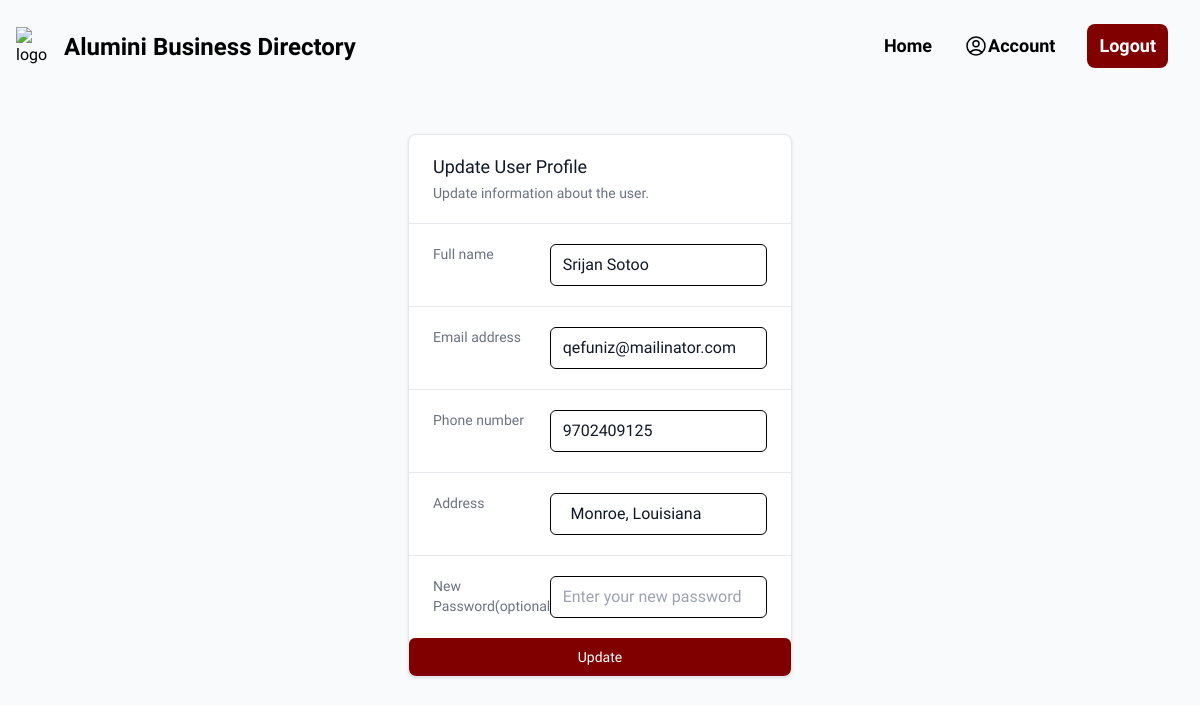
Page /edit_profile/ (signed in) on the committed database.
### users/models.py (models this page shows, shortened)
class CustomUser(AbstractBaseUser, PermissionsMixin):
    id = models.CharField(
        _("ID"), primary_key=True, max_length=22, default=shortuuid.uuid, editable=False
    )
    email = models.EmailField(_("Email Address"), unique=True)
    full_name = models.CharField(_("Full Name"), max_length=100)
    phone_number = models.CharField(
        _("Phone Number"), max_length=15, null=True, blank=True
    )
    address = models.TextField(_("Address"), null=True, blank=True)
    is_active = models.BooleanField(_("Is Active"), default=True)
    is_staff = models.BooleanField(_("Is Staff"), default=False)
    date_joined = models.DateTimeField(_("Date Joined"), default=timezone.now)
    objects = CustomUserManager()
    USERNAME_FIELD = "email"
    REQUIRED_FIELDS = ["full_name"]
    class Meta:
        verbose_name = _("User")
        verbose_name_plural = _("Users")
        ordering = ["-date_joined"]

### alumini/views.py (the view, shortened to what this page needs)
# urls.py: path("edit_profile/", edit_profile, name="edit_profile"),
@login_required(login_url="login")
def edit_profile(request):
    user = request.user
    context = {"user": user}
    return render(request, "alumini/edit_profile.html", context)

### alumini/templates/alumini/edit_profile.html (shortened to what this page needs)
{% extends "main.html" %} {% block content %}
<div
  class="bg-white overflow-hidden shadow rounded-lg border mx-auto max-w-sm my-10"
>
  <div class="px-4 py-5 sm:px-6">
    <h3 class="text-lg leading-6 font-medium text-gray-900">
      Update User Profile
    </h3>
    <p class="mt-1 max-w-2xl text-sm text-gray-500">
      Update information about the user.
    </p>
  </div>
  <div class="border-t border-gray-200 px-4 py-5 sm:p-0">
    <form action="{% url 'edit_profile' %}" method="POST">
      <dl class="sm:divide-y sm:divide-gray-200">
        <div class="py-3 sm:py-5 sm:grid sm:grid-cols-3 sm:gap-4 sm:px-6">
          <dt class="text-sm font-medium text-gray-500">Full name</dt>
          <input
            name="name"
            value="{{user.full_name}}"
            class="px-3 py-2 mt-1 text-gray-900 sm:mt-0 sm:col-span-2 border border-black rounded-md"
            placeholder="Enter your full name"
          />
        </div>
        <div class="py-3 sm:py-5 sm:grid sm:grid-cols-3 sm:gap-4 sm:px-6">
          <dt class="text-sm font-medium text-gray-500">Email address</dt>
          <input
            name="email"
            value="{{user.email}}"
            class="px-3 py-2 mt-1 text-gray-900 sm:mt-0 sm:col-span-2 border border-black rounded-md"
          />
        </div>
        <div class="py-3 sm:py-5 sm:grid sm:grid-cols-3 sm:gap-4 sm:px-6">
          <dt class="text-sm font-medium text-gray-500">Phone number</dt>
          <input
            name="phone_number"
            type="tel"
            value="{% if user.phone_number %}{{user.phone_number}}{% endif %}"
            class="px-3 py-2 mt-1 text-gray-900 sm:mt-0 sm:col-span-2 border border-black rounded-md"
            placeholder="Enter your phone number"
          />
        </div>
        <div class="py-3 sm:py-5 sm:grid sm:grid-cols-3 sm:gap-4 sm:px-6">
          <dt class="text-sm font-medium text-gray-500">Address</dt>
          <input
            type="text"
            name="address"
            value="{% if user.address %}{{user.address}}{%endif%}"
            class="px-3 py-2 mt-1 text-gray-900 sm:mt-0 sm:col-span-2 border border-black rounded-md"
            placeholder="Enter your address"
          />
        </div>
        <div class="py-3 sm:py-5 sm:grid sm:grid-cols-3 sm:gap-4 sm:px-6">
          <dt class="text-sm font-medium text-gray-500">
            New Password(optional)
          </dt>
          <input
            name="password"
            type="password"
            class="px-3 py-2 mt-1 text-gray-900 sm:mt-0 sm:col-span-2 border border-black rounded-md"
            placeholder="Enter your new password"
          />
        </div>
      </dl>
    </div>
    <div>
      <button
      type="submit"
      class="block w-full bg-[#800000] border border-transparent rounded-md py-2 px-4 text-sm text-center font-medium text-white hover:bg-[#801818]"
      >Update</button
      >
    </div>
</div>
{% endblock %}

### rows in the picture
CustomUser: name "Srijan Sotoo", email "qefuniz@mailinator.com", phone_number "9702409125", address "Monroe, Louisiana"
